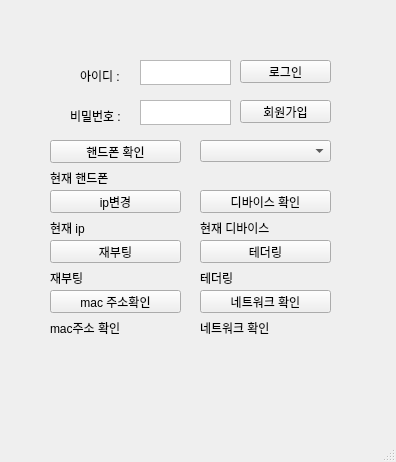
<?xml version="1.0" encoding="UTF-8"?>
<ui version="4.0">
 <class>MainWindow</class>
 <widget class="QMainWindow" name="MainWindow">
  <property name="geometry">
   <rect>
    <x>0</x>
    <y>0</y>
    <width>396</width>
    <height>462</height>
   </rect>
  </property>
  <property name="windowTitle">
   <string>MainWindow</string>
  </property>
  <widget class="QWidget" name="centralwidget">
   <widget class="QPushButton" name="pushButton">
    <property name="geometry">
     <rect>
      <x>50</x>
      <y>140</y>
      <width>131</width>
      <height>23</height>
     </rect>
    </property>
    <property name="text">
     <string>핸드폰 확인</string>
    </property>
   </widget>
   <widget class="QPushButton" name="pushButton_2">
    <property name="geometry">
     <rect>
      <x>200</x>
      <y>190</y>
      <width>131</width>
      <height>23</height>
     </rect>
    </property>
    <property name="text">
     <string>디바이스 확인</string>
    </property>
   </widget>
   <widget class="QPushButton" name="pushButton_3">
    <property name="geometry">
     <rect>
      <x>50</x>
      <y>190</y>
      <width>131</width>
      <height>23</height>
     </rect>
    </property>
    <property name="text">
     <string>ip변경</string>
    </property>
   </widget>
   <widget class="QPushButton" name="pushButton_4">
    <property name="geometry">
     <rect>
      <x>200</x>
      <y>240</y>
      <width>131</width>
      <height>23</height>
     </rect>
    </property>
    <property name="text">
     <string>테더링</string>
    </property>
   </widget>
   <widget class="QPushButton" name="pushButton_5">
    <property name="geometry">
     <rect>
      <x>50</x>
      <y>240</y>
      <width>131</width>
      <height>23</height>
     </rect>
    </property>
    <property name="text">
     <string>재부팅</string>
    </property>
   </widget>
   <widget class="QPushButton" name="pushButton_6">
    <property name="geometry">
     <rect>
      <x>50</x>
      <y>290</y>
      <width>131</width>
      <height>23</height>
     </rect>
    </property>
    <property name="text">
     <string>mac 주소확인</string>
    </property>
   </widget>
   <widget class="QPushButton" name="pushButton_9">
    <property name="geometry">
     <rect>
      <x>240</x>
      <y>60</y>
      <width>91</width>
      <height>23</height>
     </rect>
    </property>
    <property name="text">
     <string>로그인</string>
    </property>
   </widget>
   <widget class="QPushButton" name="pushButton_10">
    <property name="geometry">
     <rect>
      <x>240</x>
      <y>100</y>
      <width>91</width>
      <height>23</height>
     </rect>
    </property>
    <property name="text">
     <string>회원가입</string>
    </property>
   </widget>
   <widget class="QTextEdit" name="textEdit">
    <property name="geometry">
     <rect>
      <x>140</x>
      <y>60</y>
      <width>91</width>
      <height>25</height>
     </rect>
    </property>
   </widget>
   <widget class="QTextEdit" name="textEdit_2">
    <property name="geometry">
     <rect>
      <x>140</x>
      <y>100</y>
      <width>91</width>
      <height>25</height>
     </rect>
    </property>
   </widget>
   <widget class="QLabel" name="label">
    <property name="geometry">
     <rect>
      <x>80</x>
      <y>70</y>
      <width>56</width>
      <height>12</height>
     </rect>
    </property>
    <property name="text">
     <string>아이디 :</string>
    </property>
   </widget>
   <widget class="QLabel" name="label_2">
    <property name="geometry">
     <rect>
      <x>70</x>
      <y>110</y>
      <width>56</width>
      <height>12</height>
     </rect>
    </property>
    <property name="text">
     <string>비밀번호 :</string>
    </property>
   </widget>
   <widget class="QLabel" name="label_3">
    <property name="geometry">
     <rect>
      <x>50</x>
      <y>170</y>
      <width>131</width>
      <height>16</height>
     </rect>
    </property>
    <property name="text">
     <string>현재 핸드폰</string>
    </property>
   </widget>
   <widget class="QLabel" name="label_4">
    <property name="geometry">
     <rect>
      <x>200</x>
      <y>220</y>
      <width>131</width>
      <height>16</height>
     </rect>
    </property>
    <property name="text">
     <string>현재 디바이스</string>
    </property>
   </widget>
   <widget class="QLabel" name="label_5">
    <property name="geometry">
     <rect>
      <x>50</x>
      <y>220</y>
      <width>131</width>
      <height>16</height>
     </rect>
    </property>
    <property name="text">
     <string>현재 ip</string>
    </property>
   </widget>
   <widget class="QLabel" name="label_6">
    <property name="geometry">
     <rect>
      <x>50</x>
      <y>320</y>
      <width>131</width>
      <height>16</height>
     </rect>
    </property>
    <property name="text">
     <string>mac주소 확인</string>
    </property>
   </widget>
   <widget class="QLabel" name="label_7">
    <property name="geometry">
     <rect>
      <x>50</x>
      <y>270</y>
      <width>131</width>
      <height>16</height>
     </rect>
    </property>
    <property name="text">
     <string>재부팅</string>
    </property>
   </widget>
   <widget class="QLabel" name="label_8">
    <property name="geometry">
     <rect>
      <x>200</x>
      <y>270</y>
      <width>131</width>
      <height>16</height>
     </rect>
    </property>
    <property name="text">
     <string>테더링</string>
    </property>
   </widget>
   <widget class="QPushButton" name="pushButton_7">
    <property name="geometry">
     <rect>
      <x>200</x>
      <y>290</y>
      <width>131</width>
      <height>23</height>
     </rect>
    </property>
    <property name="text">
     <string>네트워크 확인</string>
    </property>
   </widget>
   <widget class="QLabel" name="label_9">
    <property name="geometry">
     <rect>
      <x>200</x>
      <y>320</y>
      <width>131</width>
      <height>16</height>
     </rect>
    </property>
    <property name="text">
     <string>네트워크 확인</string>
    </property>
   </widget>
   <widget class="QComboBox" name="comboBox">
    <property name="geometry">
     <rect>
      <x>200</x>
      <y>140</y>
      <width>131</width>
      <height>22</height>
     </rect>
    </property>
   </widget>
  </widget>
  <widget class="QMenuBar" name="menubar">
   <property name="geometry">
    <rect>
     <x>0</x>
     <y>0</y>
     <width>396</width>
     <height>21</height>
    </rect>
   </property>
  </widget>
  <widget class="QStatusBar" name="statusbar"/>
 </widget>
 <resources/>
 <connections/>
 <slots>
  <signal>signal1()</signal>
 </slots>
</ui>
